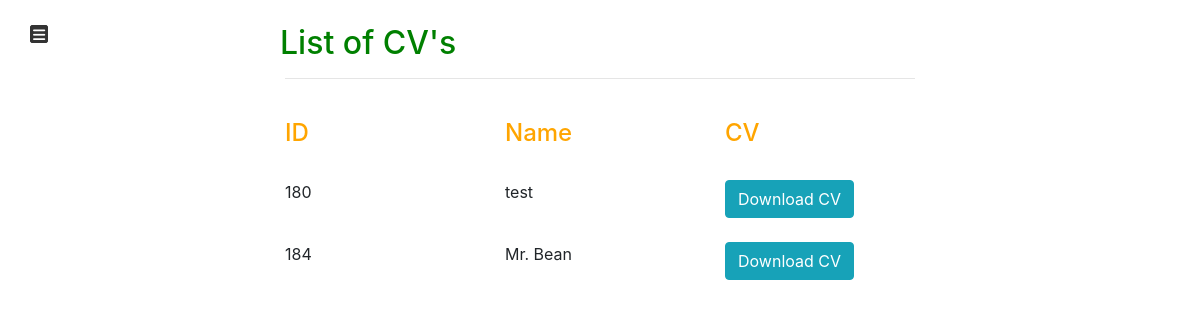
Before: /profiles_list with the older database file.
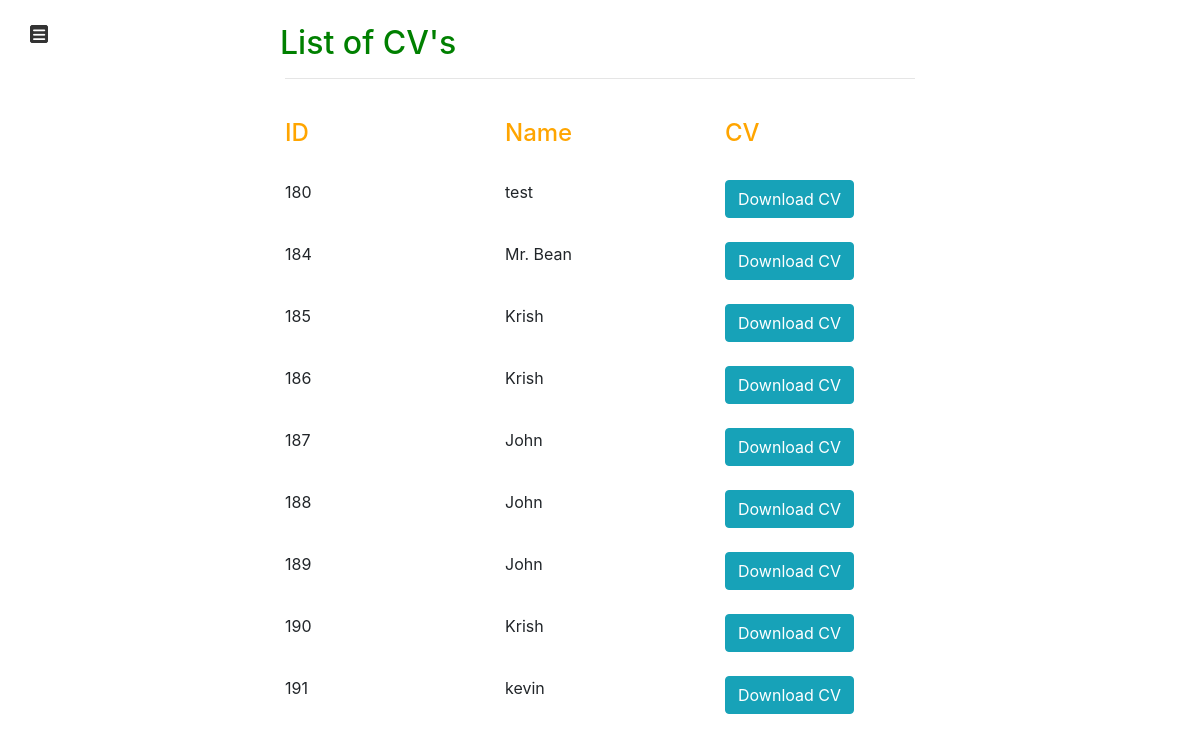
After: the same page with the newer database file.
### web_cv_generator_app/models.py (models this page shows)
class Profile(models.Model):
	print("I am in models.py-Profile")
	name = models.CharField(max_length=100, blank=False) # , default='anonymous', editable=True
	phone = models.CharField(max_length=100)
	email = models.CharField(max_length=100)
	your_place = models.CharField(max_length=200, null=True, blank=True)
	blog = models.CharField(max_length=200, null=True, blank=True)
	skills = models.TextField(max_length=200)
	summary = models.TextField(max_length=2000)
	languages = models.TextField(max_length=2000)
	hobbies = models.TextField(max_length=2000, null=True, blank=True)
	school_name = models.CharField(max_length=200, null=True, blank=True)
	school_board = models.CharField(max_length=200, null=True, blank=True)
	school_year = models.CharField(max_length=200, null=True, blank=True)
	degree_name = models.CharField(max_length=200, null=True, blank=True)
	degree_university = models.CharField(max_length=200, null=True, blank=True)
	degree_year = models.CharField(max_length=200, null=True, blank=True)
	experience1_role = models.CharField(max_length=200, default='')
	experience1_company = models.CharField(max_length=200, default='')
	experience1_year = models.CharField(max_length=200, default='')
	experience1_summary = models.TextField(max_length=2000, default='')
	experience2_role = models.CharField(max_length=200, null=True, blank=True)
	experience2_company = models.CharField(max_length=200, null=True, blank=True)
	experience2_year = models.CharField(max_length=200, null=True, blank=True)
	experience2_summary = models.TextField(max_length=2000, null=True, blank=True)
	experience3_role = models.CharField(max_length=200, null=True, blank=True)
	experience3_company = models.CharField(max_length=200, null=True, blank=True)
	experience3_year = models.CharField(max_length=200, null=True, blank=True)
	experience3_summary = models.TextField(max_length=2000, null=True, blank=True)
	experience4_role = models.CharField(max_length=200, null=True, blank=True)
	experience4_company = models.CharField(max_length=200, null=True, blank=True)
	experience4_year = models.CharField(max_length=200, null=True, blank=True)
	experience4_summary = models.TextField(max_length=2000, null=True, blank=True)
	"""
	# once you've written the above Text fields then to create a table in db execute following commands
	python manage.py makemigrations
	python manage.py migrate

	Now Check if this table is actually created in the backend. To login and check in "http://127.0.0.1:8000/admin"
	# create a super user

	# So in order to create the super user you simply type in Python

	python manage.py createsuperuser

	Now check in http://127.0.0.1:8000/admin

	# Now as you can see there's no model here because we are yet to register that model in the admin.py file as below
	from .models import Profile
	admin.site.register(Profile)
	"""

### web_cv_generator_app/views.py (the view)
# urls.py: path('profiles_list',views.profiles_list, name="profiles_list"),
def profiles_list(request):
	print("I am in views.py-profiles_list")
	profiles = Profile.objects.all()
	return render(request, 'profiles_list.html', {'profiles': profiles})

### my_dashboard_app/templates/profiles_list.html (shortened to what this page needs)
{% extends 'base.html' %}
{% load static %}
{% block content %}
<link rel="stylesheet" href="https://maxcdn.bootstrapcdn.com/bootstrap/4.0.0/css/bootstrap.min.css">
<link rel="stylesheet" href="{% static 'web_cv_generator_app/css/profiles_list.css' %}">
<div class="container">
	<div class=row-m-5>
		<div class="col-md-12">
			<h2 class="heading">List of CV's</h2>
		</div>
	</div>
	<hr>
	<br>
	<div class="row" id="row-names">
		<div class=col-md-4>
			<h4>ID</h4>
		</div>
		<div class=col-md-4>
			<h4>Name</h4>
		</div>
		<div class=col-md-4>
			<h4>CV</h4>
		</div>
	</div>
	<br>
	{% for profile in profiles %}
	<div class="row">
		<div class=col-md-4>
			{{ profile.id }}
		</div>
		<div class=col-md-4>
		{{ profile.name }}
		</div>
		<div class=col-md-4>
			<a href="/{{profile.id}}" class="btn btn-info">Download CV</a>
		</div>
	</div>
	<br>
	{% endfor %}
</div>
{% endblock %}

### my_dashboard_app/templates/base.html (shortened to what this page needs)
{% load static %}
<!DOCTYPE html>
<html lang="en" dir="ltr">
  <head>
    <link rel="stylesheet" href="{% static 'my_dashboard_app/css/style.css' %}">
  </head>
  <body>
    <label for="check">
      <i class="fas fa-bars" id="btn"></i>
    </label>
{% block content %}{% endblock %}
</body>
</html>

### static/my_dashboard_app/css/style.css (style rules this page uses)
* { margin: 0; padding: 0; text-decoration: none; }
label #btn,label #cancel { position: absolute; cursor: pointer; color: #ffffff; border-radius: 2px; border: 0.5px solid #333; margin: 15px 30px; font-size: 14px; background: #333; height: 18px; width: 18px; text-align: center; line-height: 18px; transition: all .5s ease; }

### static/web_cv_generator_app/css/profiles_list.css (style rules this page uses)
.container { width: 55%; height: 50%; }
.heading { margin-left: -20px; color: green; }
#row-names { color: orange; }

Changed rows visible on the page:
added Profile: id "185", name "Krish"
added Profile: id "186", name "Krish"
added Profile: id "187", name "John"
added Profile: id "188", name "John"
added Profile: id "189", name "John"
added Profile: id "190", name "Krish"
added Profile: id "191", name "kevin"
